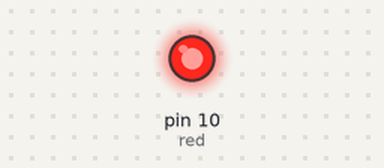
A sketch run on a simulated Arduino Uno, built with avr-gcc and run on an emulated ATmega328P. Shown: output pins drawn as LEDs (lit = HIGH).

Above: at 2.5 s.
At 10.0 s:
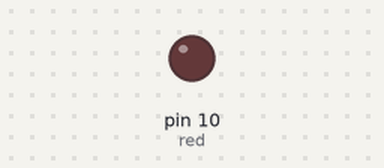
Timing chart, 0 to 19.5 s (numbered marks = the images above):
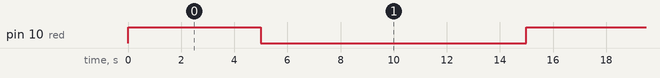

The sketch:

traffic.ino
```cpp
int red=10;
int y=7;
int s=4;


void setup() {
  pinMode(red,OUTPUT);
  pinMode(red,OUTPUT);
  pinMode(red,OUTPUT);


}

void loop() {
 digitalWrite(red,HIGH);
 delay(5000);
 digitalWrite(red,LOW);
 digitalWrite(y,HIGH);
 delay(5000);
 digitalWrite(y,LOW);
 digitalWrite(s,HIGH);
 delay(5000);
 digitalWrite(s,LOW);

}
```

Measured:
- by itself, pin 10 (red): alternates HIGH for 5.0 s and LOW for 10.0 s
